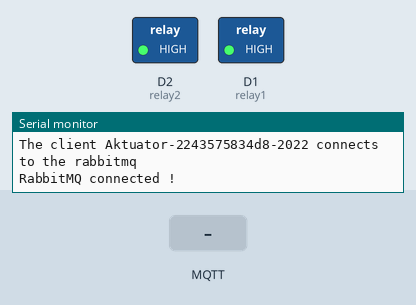
The sketch below on a simulated ESP8266 (NodeMCU). On the bench: switched loads named in the sketch (green lamp = pin HIGH), the last lines printed to the serial monitor. Inputs (shaded band) come from the test bench. WiFi joins after 1.5 s; servers stay silent unless stated; no MQTT or app messages arrive unless stated.

Above: at 2.7 s.
2.8 s: MQTT message "0" arrives on the first subscribed topic
At 4.1 s:
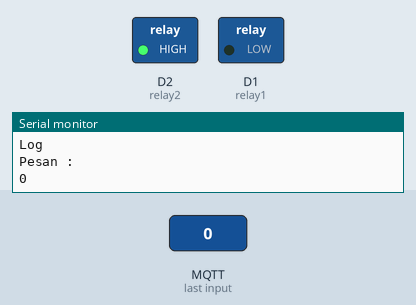
5.8 s: MQTT message "on" arrives on the first subscribed topic
7.3 s: MQTT message "off" arrives on the first subscribed topic
Timing chart, 0 to 10.3 s (numbered marks = the images above; inputs shaded):
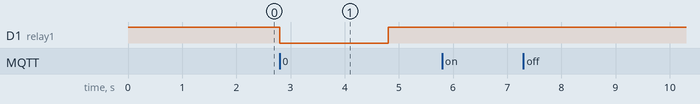

Measured:
- after the input at 2.8 s, D1 (relay1): HIGH → LOW at once, → HIGH 2.0 s later

The sketch:

bell_IoT_Aktuator.ino
```cpp
#include <ESP8266WiFi.h>
#include <PubSubClient.h>
#include <WiFiManager.h>

//WI-FI
const char *ssid = "SMART_PJU";
const char *password = "iotworkshop2021";

//RABBIT MQ
const char *mqtt_broker = "cloudrmqserver.pptik.id";
const char *topic = "Log";
const char *mqtt_username = "/kapalselam:kapalselam";
const char *mqtt_password = "1245and4512";
const int mqtt_port = 1883;
const char *guid = "Aktuator-2243575834d8-2022";
const char *name = "Bell Lskk Pelajar Pejuang";
bool shouldSaveConfig = false;

void(* resetFunc) (void) = 0;
int relay1 = D1 ;
int relay2 = D2 ;

WiFiClient espClient;
PubSubClient client(espClient);

void setup() {
  Serial.begin(115200);
  pinMode(relay1, OUTPUT);
  pinMode(relay2, OUTPUT);
  digitalWrite(relay1, HIGH);
  digitalWrite(relay2, HIGH);
  setup_wifi ();
  client.setServer(mqtt_broker, mqtt_port);
  client.setCallback(callback);
  while (!client.connected()) {
    String client_id = guid;
    Serial.printf("The client %s connects to the rabbitmq \n", client_id.c_str());
    if (client.connect(client_id.c_str(), mqtt_username, mqtt_password)) {
      Serial.println("RabbitMQ connected !");
    } else {
      Serial.print("failed with state ");
      Serial.print(client.state());
      delay(2000);
    }
  }
  client.subscribe(guid);
}

void callback(char *guid, byte *payload, unsigned int length) {
  char message [7] ;
  Serial.println(topic);
  Serial.println("Pesan :");
  for (int i = 0; i < length; i++) {
    Serial.print((char) payload[i]);
    message[i] = (char)payload[i];
  }
  String convertMsg = String(message) ;
  if (message[0] == '0') {
    digitalWrite(relay1, LOW);
  } else if (message[0] == '1') {
    digitalWrite(relay1, HIGH);
  } else {
    digitalWrite(relay1, HIGH);
  }
  delay(2000);
  digitalWrite(relay1, HIGH);
}

void loop() {
  if (!client.connected()) {
//   mqttReconnect();
 setup();
  }
  client.loop();
}

void sensor () {}

void setup_wifi () {
  WiFiManager wifiManager;
  wifiManager.setSaveConfigCallback(saveConfigCallback);
  wifiManager.setAPStaticIPConfig(IPAddress(192, 168, 4, 1), IPAddress(192, 168, 4, 1), IPAddress(255, 255, 255, 0));
  if (!wifiManager.autoConnect("Bell IoT Aktuator")) {
    Serial.println("failed to connect and hit timeout");
    delay(3000);
    ESP.reset();
    delay(5000);
  }
  Serial.println("Wi-Fi connected...)");
}

void saveConfigCallback () {
  Serial.println("Should save config");
  shouldSaveConfig = true;
}
void mqttReconnect() {
 String client_id = guid;
  while (!client.connected()) {
    Serial.print("Attempting MQTT connection...");
    if (client.connect(client_id.c_str(), mqtt_username, mqtt_password)) {
      Serial.println("connected");
      client.subscribe(guid);
    } else {Serial.print("failed, rc=");
      Serial.print(client.state());
      Serial.println(" try again in 5 seconds");
//      ESP.restart();
      resetFunc();
      delay(100);
    }
  }
}
```
